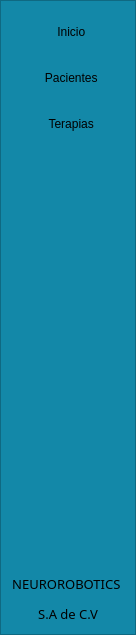
        <widget class="QFrame" name="frameLateral">
         <property name="minimumSize">
          <size>
           <width>0</width>
           <height>0</height>
          </size>
         </property>
         <property name="maximumSize">
          <size>
           <width>0</width>
           <height>16777215</height>
          </size>
         </property>
         <property name="styleSheet">
          <string notr="true">QFrame{
background-color: rgb(19, 136, 168);
}

QPushButton{
background-color: rgb(19, 136, 168);
border-top-left-radius:20px;
border-bottom-left-radius:20px;

font:75 12pt &quot;Arial Narrow&quot;;
}


QPushButton:hover{
background-color: white;
border-top-left-radius:20px;
border-bottom-left-radius:20px;

font:75 12pt &quot;Arial Narrow&quot;;
}

</string>
         </property>
         <property name="frameShape">
          <enum>QFrame::StyledPanel</enum>
         </property>
         <property name="frameShadow">
          <enum>QFrame::Raised</enum>
         </property>
         <layout class="QVBoxLayout" name="verticalLayout_3">
          <item>
           <widget class="QPushButton" name="btn_Inicio">
            <property name="minimumSize">
             <size>
              <width>0</width>
              <height>40</height>
             </size>
            </property>
            <property name="maximumSize">
             <size>
              <width>16777215</width>
              <height>40</height>
             </size>
            </property>
            <property name="text">
             <string>  Inicio</string>
            </property>
            <property name="icon">
             <iconset>
              <normaloff>icons/home.svg</normaloff>icons/home.svg</iconset>
            </property>
            <property name="iconSize">
             <size>
              <width>32</width>
              <height>32</height>
             </size>
            </property>
           </widget>
          </item>
          <item>
           <widget class="QPushButton" name="btn_Pacientes">
            <property name="minimumSize">
             <size>
              <width>0</width>
              <height>40</height>
             </size>
            </property>
            <property name="maximumSize">
             <size>
              <width>16777215</width>
              <height>40</height>
             </size>
            </property>
            <property name="text">
             <string>  Pacientes</string>
            </property>
            <property name="icon">
             <iconset>
              <normaloff>icons/user.svg</normaloff>icons/user.svg</iconset>
            </property>
            <property name="iconSize">
             <size>
              <width>32</width>
              <height>32</height>
             </size>
            </property>
           </widget>
          </item>
          <item>
           <widget class="QPushButton" name="btn_Terapias">
            <property name="minimumSize">
             <size>
              <width>0</width>
              <height>40</height>
             </size>
            </property>
            <property name="maximumSize">
             <size>
              <width>16777215</width>
              <height>40</height>
             </size>
            </property>
            <property name="text">
             <string>  Terapias</string>
            </property>
            <property name="icon">
             <iconset>
              <normaloff>icons/heart.svg</normaloff>icons/heart.svg</iconset>
            </property>
            <property name="iconSize">
             <size>
              <width>32</width>
              <height>32</height>
             </size>
            </property>
           </widget>
          </item>
          <item>
           <spacer name="verticalSpacer">
            <property name="orientation">
             <enum>Qt::Vertical</enum>
            </property>
            <property name="sizeHint" stdset="0">
             <size>
              <width>20</width>
              <height>425</height>
             </size>
            </property>
           </spacer>
          </item>
          <item>
           <widget class="QLabel" name="label">
            <property name="font">
             <font>
              <family>Cascadia Mono</family>
              <pointsize>10</pointsize>
             </font>
            </property>
            <property name="text">
             <string>&lt;html&gt;&lt;head/&gt;&lt;body&gt;&lt;p align=&quot;center&quot;&gt;NEUROROBOTICS &lt;/p&gt;&lt;p align=&quot;center&quot;&gt;S.A de C.V&lt;/p&gt;&lt;/body&gt;&lt;/html&gt;</string>
            </property>
            <property name="alignment">
             <set>Qt::AlignCenter</set>
            </property>
           </widget>
          </item>
         </layout>
        </widget>
